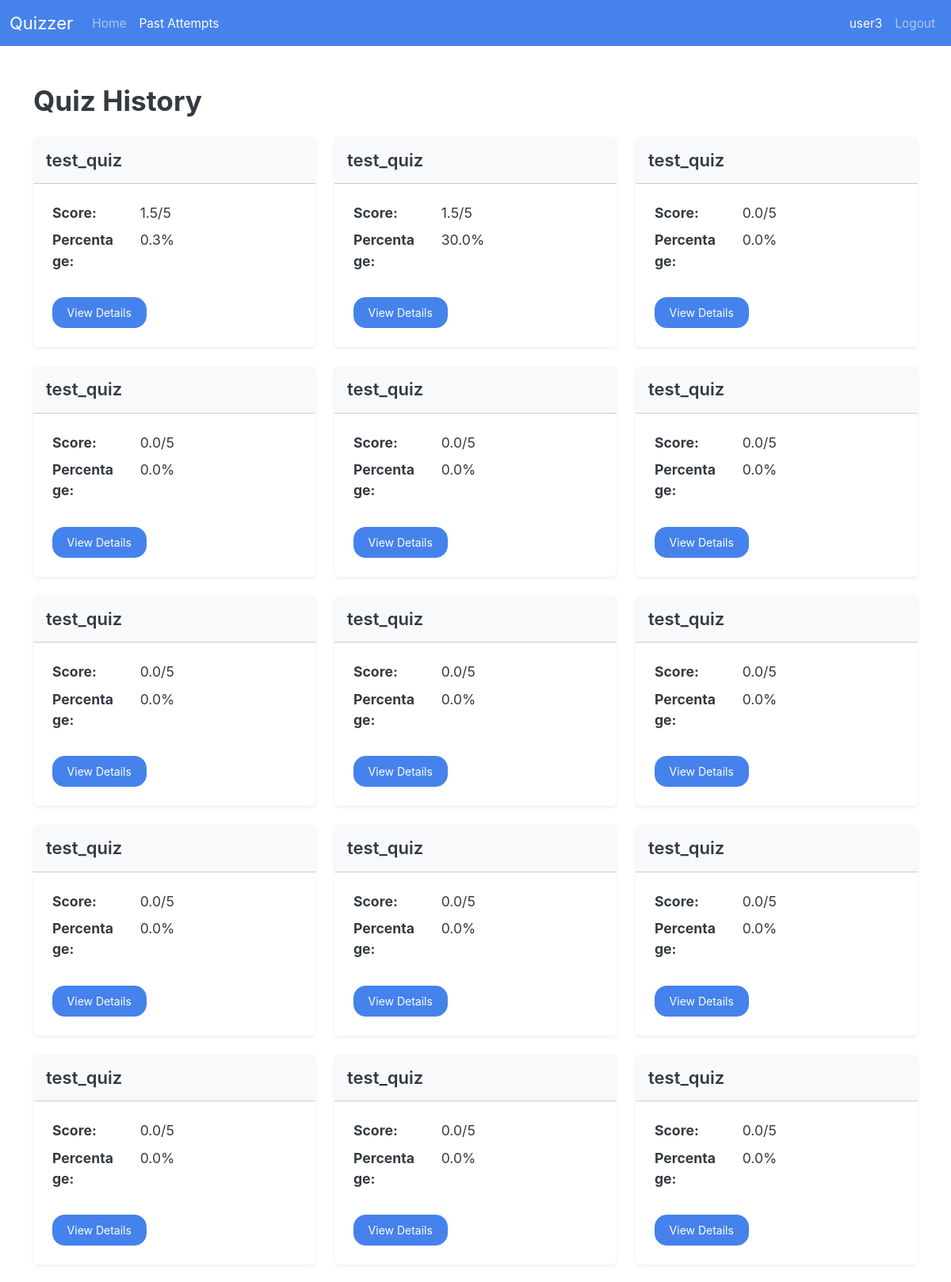
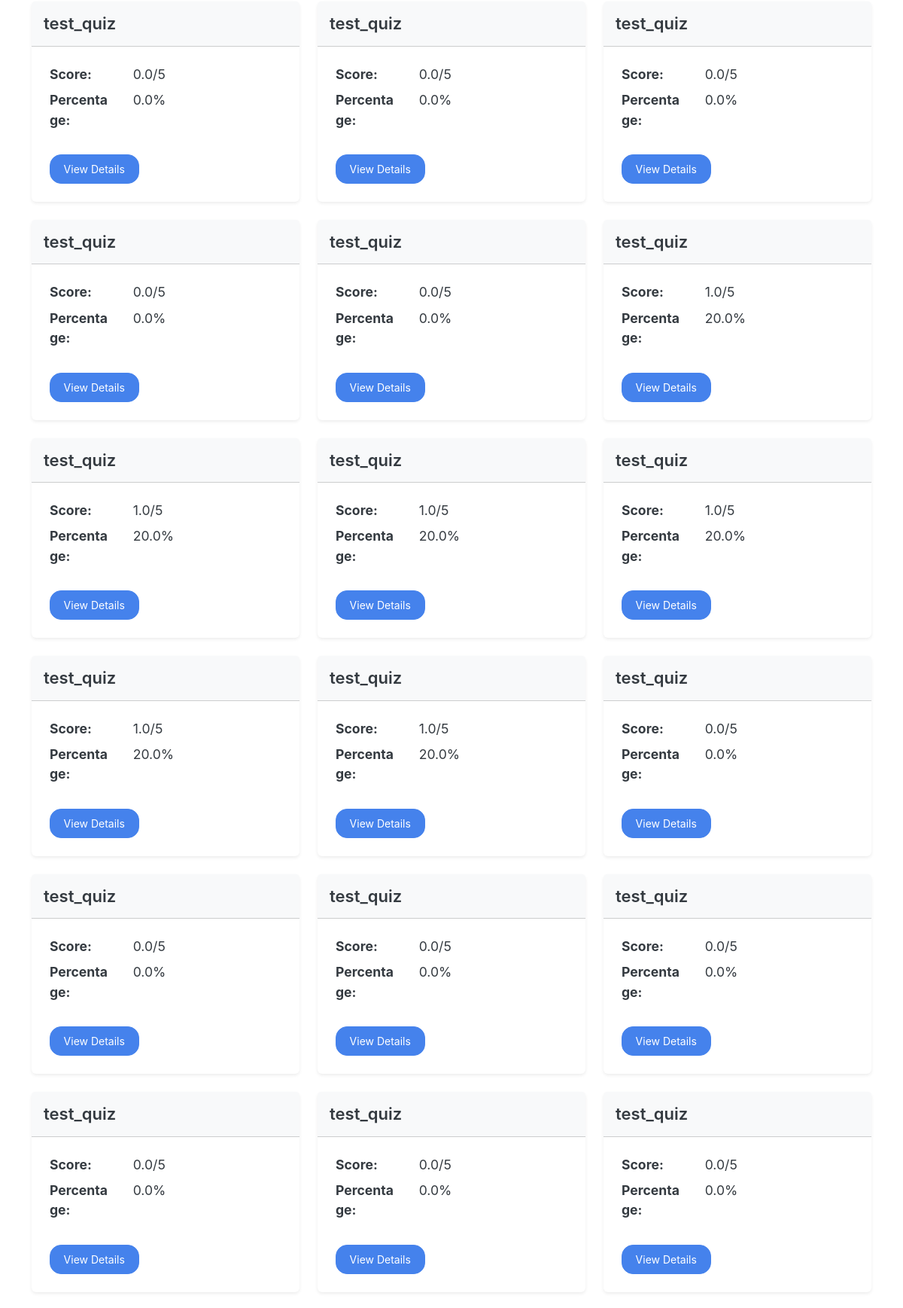
The page /user/past_attempts (signed in, upper part) on the database its author committed (2 pictures, top to bottom).
### models/models.py (models this page shows, shortened)
class User(db.Model, UserMixin):
    __tablename__ = "user"
    user_id: Mapped[id_pk]
    username: Mapped[str] = mapped_column(unique=True)
    password: Mapped[str]
    quiz_attempts: Mapped[List["QuizAttempt"]] = relationship(
        back_populates="user", cascade="all,delete-orphan"
    )

class QuizAttempt(db.Model):
    __tablename__ = 'quiz_attempt'
    id: Mapped[id_pk]
    quiz_id: Mapped[int] = mapped_column(ForeignKey("quiz.quiz_id"))
    user_id: Mapped[int] = mapped_column(ForeignKey("user.user_id"))
    start_time: Mapped[datetime]
    time_taken: Mapped[int] # time in minutes  maybe seconds? minutes is better we don't need seconds
    total_score: Mapped[float]
    percentage: Mapped[float]
    quiz: Mapped["Quiz"] = relationship(back_populates="quiz_attempts")
    user: Mapped["User"] = relationship(back_populates="quiz_attempts")
    question_attempts: Mapped[List["QuestionAttempt"]]=relationship(back_populates="quiz_attempt")

class Quiz(db.Model):
    __tablename__ = "quiz"
    quiz_id: Mapped[id_pk]
    quiz_name: Mapped[str]
    chapter_id: Mapped[int]
    subject_id: Mapped[int]
    date: Mapped[Optional[date]]
    duration: Mapped[Optional[int]]  # minutes? hopefully
    remarks: Mapped[str]
    total_marks: Mapped[int] = mapped_column(default=0)
    questions: Mapped[List["Question"]] = relationship(
        back_populates="quiz", cascade="all,delete-orphan"
    )
    quiz_attempts: Mapped[List["QuizAttempt"]] = relationship(
        back_populates="quiz", cascade="all,delete-orphan"
    )
    chapter: Mapped["Chapter"] = relationship(back_populates="quizzes") # maybe change this
    __table_args__ = (
        ForeignKeyConstraint(
            ['subject_id', 'chapter_id'],  # Composite foreign key
            ['chapter.subject_id', 'chapter.chapter_id']
        ),
    )

### routes/user_routes.py (the view)
@user_bp.route("/past_attempts", methods=["GET"])
def history():
    return render_template("user/history.html", user=current_user)

### app.py (called while the page is built)
@app.template_global()
def is_active(page_name):
    return "active" if request.endpoint == page_name else ""

### routes/__init__.py (called while the page is built)
def init_login_manager(app):
    login_manager = LoginManager()
    login_manager.init_app(app)
    login_manager.login_view = "auth.login"  # goes to the login() function in auth_bp
    @login_manager.user_loader
    def load_user(user_id):
        return db.session.scalar(select(User).where(User.user_id == user_id))

### routes/user_routes.py (called while the page is built)
@user_bp.before_request  # makes it so you have to be logged in to access, and allows admin to access it too to test :)
@login_required
def user_required():
    pass

### templates/user/history.html
{% extends "base.html" %} {% block title %} Quiz History {% endblock %} {% block
body %} {% include "user/nav.html" %}
<div class="container py-5">
  <div class="d-flex justify-content-between align-items-center mb-4">
    <h2 class="mb-0 fw-bold">Quiz History</h2>
  </div>
  {% if user.quiz_attempts %}
  <div class="row row-cols-1 row-cols-md-2 row-cols-lg-3 g-4">
    {% for quiz_attempt in user.quiz_attempts %}
    <div class="col">
      <div class="card shadow-sm border-0 h-100">
        <div class="card-header bg-light py-3">
          <h5 class="card-title fw-semibold mb-0">
            {{ quiz_attempt.quiz.quiz_name }}
          </h5>
        </div>
        <div class="card-body p-4">
          <dl class="row">
            <dt class="col-sm-4">Score:</dt>
            <dd class="col-sm-8">
              {{ quiz_attempt.total_score }}/{{ quiz_attempt.quiz.total_marks }}
            </dd>
            <dt class="col-sm-4">Percentage:</dt>
            <dd class="col-sm-8">{{ quiz_attempt.percentage }}%</dd>
          </dl>
          <a
            href="{{ url_for('user.results', quiz_attempt_id=quiz_attempt.id) }}"
            class="btn btn-primary mt-3"
            >View Details</a
          >
        </div>
      </div>
    </div>
    {% endfor %}
  </div>
  {% else %}
  <div class="text-center py-5">
    <p class="text-muted mb-0">No quiz history found for this user.</p>
  </div>
  {% endif %}
</div>
{% endblock %}

### templates/user/nav.html (shortened to what this page needs)
<nav class="navbar navbar-expand-lg bg-primary" data-bs-theme="dark">
  <div class="container-fluid">
    <a class="navbar-brand" href="#">Quizzer</a>
    <div class="collapse navbar-collapse" id="navbarColor01">
      <ul class="navbar-nav me-auto">
        <li class="nav-item">
          <a
            class="nav-link {{ is_active('user.home') }}"
            href="{{ url_for('user.home') }}"
            >Home</a
          >
        </li>
        <li class="nav-item">
          <a
            class="nav-link {{ is_active('user.history')}} {{is_active('user.results')}}"
            href="{{url_for('user.history')}}"
            >Past Attempts</a
          >
        </li>
      </ul>
      <ul class="navbar-nav">
        <li class="nav-item">
          <a class="nav-link active"> {{current_user.username}}</a>
        </li>
        <li class="nav-item">
          <a class="nav-link" href="{{url_for('auth.logout')}}"> Logout </a>
        </li>
      </ul>
    </div>
  </div>
</nav>

### rows shown on the page
User: username "user3"
QuizAttempt: quiz.quiz_name "test_quiz", total_score "1.5", quiz.total_marks "5", percentage "0.3"
QuizAttempt: quiz.quiz_name "test_quiz", total_score "1.5", quiz.total_marks "5", percentage "30.0"
QuizAttempt: quiz.quiz_name "test_quiz", total_score "0.0", quiz.total_marks "5", percentage "0.0"
QuizAttempt: quiz.quiz_name "test_quiz", total_score "0.0", quiz.total_marks "5", percentage "0.0"
QuizAttempt: quiz.quiz_name "test_quiz", total_score "0.0", quiz.total_marks "5", percentage "0.0"
QuizAttempt: quiz.quiz_name "test_quiz", total_score "0.0", quiz.total_marks "5", percentage "0.0"
QuizAttempt: quiz.quiz_name "test_quiz", total_score "0.0", quiz.total_marks "5", percentage "0.0"
QuizAttempt: quiz.quiz_name "test_quiz", total_score "0.0", quiz.total_marks "5", percentage "0.0"
QuizAttempt: quiz.quiz_name "test_quiz", total_score "0.0", quiz.total_marks "5", percentage "0.0"
QuizAttempt: quiz.quiz_name "test_quiz", total_score "0.0", quiz.total_marks "5", percentage "0.0"
QuizAttempt: quiz.quiz_name "test_quiz", total_score "0.0", quiz.total_marks "5", percentage "0.0"
QuizAttempt: quiz.quiz_name "test_quiz", total_score "0.0", quiz.total_marks "5", percentage "0.0"
QuizAttempt: quiz.quiz_name "test_quiz", total_score "0.0", quiz.total_marks "5", percentage "0.0"
QuizAttempt: quiz.quiz_name "test_quiz", total_score "0.0", quiz.total_marks "5", percentage "0.0"
QuizAttempt: quiz.quiz_name "test_quiz", total_score "0.0", quiz.total_marks "5", percentage "0.0"
QuizAttempt: quiz.quiz_name "test_quiz", total_score "0.0", quiz.total_marks "5", percentage "0.0"
QuizAttempt: quiz.quiz_name "test_quiz", total_score "0.0", quiz.total_marks "5", percentage "0.0"
QuizAttempt: quiz.quiz_name "test_quiz", total_score "0.0", quiz.total_marks "5", percentage "0.0"
QuizAttempt: quiz.quiz_name "test_quiz", total_score "0.0", quiz.total_marks "5", percentage "0.0"
QuizAttempt: quiz.quiz_name "test_quiz", total_score "0.0", quiz.total_marks "5", percentage "0.0"
QuizAttempt: quiz.quiz_name "test_quiz", total_score "1.0", quiz.total_marks "5", percentage "20.0"
QuizAttempt: quiz.quiz_name "test_quiz", total_score "1.0", quiz.total_marks "5", percentage "20.0"
QuizAttempt: quiz.quiz_name "test_quiz", total_score "1.0", quiz.total_marks "5", percentage "20.0"
QuizAttempt: quiz.quiz_name "test_quiz", total_score "1.0", quiz.total_marks "5", percentage "20.0"
QuizAttempt: quiz.quiz_name "test_quiz", total_score "1.0", quiz.total_marks "5", percentage "20.0"
QuizAttempt: quiz.quiz_name "test_quiz", total_score "1.0", quiz.total_marks "5", percentage "20.0"
QuizAttempt: quiz.quiz_name "test_quiz", total_score "0.0", quiz.total_marks "5", percentage "0.0"
QuizAttempt: quiz.quiz_name "test_quiz", total_score "0.0", quiz.total_marks "5", percentage "0.0"
QuizAttempt: quiz.quiz_name "test_quiz", total_score "0.0", quiz.total_marks "5", percentage "0.0"
QuizAttempt: quiz.quiz_name "test_quiz", total_score "0.0", quiz.total_marks "5", percentage "0.0"
QuizAttempt: quiz.quiz_name "test_quiz", total_score "0.0", quiz.total_marks "5", percentage "0.0"
QuizAttempt: quiz.quiz_name "test_quiz", total_score "0.0", quiz.total_marks "5", percentage "0.0"
QuizAttempt: quiz.quiz_name "test_quiz", total_score "0.0", quiz.total_marks "5", percentage "0.0"
